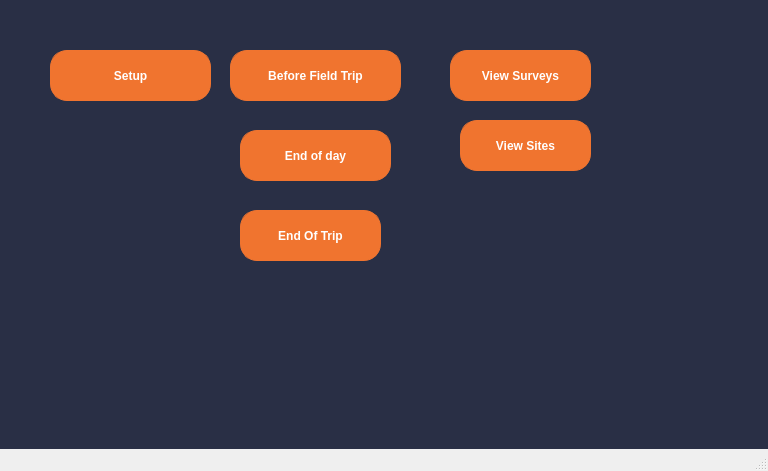
<?xml version="1.0" encoding="UTF-8"?>
<ui version="4.0">
 <class>MainWindow</class>
 <widget class="QMainWindow" name="MainWindow">
  <property name="geometry">
   <rect>
    <x>0</x>
    <y>0</y>
    <width>768</width>
    <height>471</height>
   </rect>
  </property>
  <property name="windowTitle">
   <string>MainWindow</string>
  </property>
  <property name="styleSheet">
   <string notr="true"/>
  </property>
  <widget class="QWidget" name="centralwidget">
   <property name="styleSheet">
    <string notr="true">/*Copyright (c) DevSec Studio. All rights reserved.

MIT License

Permission is hereby granted, free of charge, to any person obtaining a copy
of this software and associated documentation files (the &quot;Software&quot;), to deal
in the Software without restriction, including without limitation the rights
to use, copy, modify, merge, publish, distribute, sublicense, and/or sell
copies of the Software, and to permit persons to whom the Software is
furnished to do so, subject to the following conditions:

The above copyright notice and this permission notice shall be included in all
copies or substantial portions of the Software.

THE SOFTWARE IS PROVIDED *AS IS*, WITHOUT WARRANTY OF ANY KIND, EXPRESS OR
IMPLIED, INCLUDING BUT NOT LIMITED TO THE WARRANTIES OF MERCHANTABILITY,
FITNESS FOR A PARTICULAR PURPOSE AND NONINFRINGEMENT. IN NO EVENT SHALL THE
AUTHORS OR COPYRIGHT HOLDERS BE LIABLE FOR ANY CLAIM, DAMAGES OR OTHER
LIABILITY, WHETHER IN AN ACTION OF CONTRACT, TORT OR OTHERWISE, ARISING FROM,
OUT OF OR IN CONNECTION WITH THE SOFTWARE OR THE USE OR OTHER DEALINGS IN THE SOFTWARE.
*/

/*-----QWidget-----*/
QWidget
{
	background-color: #292f45;
	color: #000000;
	border-color: #000000;

}


/*-----QLabel-----*/
QLabel
{
	background-color: #292f45;
	color: #b9b9bb;
	border-color: #000000;

}


/*-----QPushButton-----*/
QPushButton
{
	background-color: #f0742f;
	color: #fff;
	font-weight: bold;
	border-style: solid;
	border-width: 1px;
	border-radius: 17px;
	border-color: #f0742f;
	padding: 10px;

}


QPushButton::hover
{
	background-color: #fc7c11;
	color: #fff;

}


QPushButton::pressed
{
	background-color: #ff6b35;
	color: #fff;

}


/*-----QToolButton-----*/
QToolButton
{
	background-color: #292f45;
	color: #000000;
	border-style: solid;
	border-color: #000000;

}


QToolButton::hover
{
	background-color: #fc7c11;
	color: #000000;
	padding: 2px;
	border-radius: 15px;
	border-color: #fc7c11;

}


QToolButton::pressed
{
	background-color: #fc7c11;
	color: #000000;
	border-style: solid;
	border-width: 2px;

}


/*-----QLineEdit-----*/
QLineEdit{
	background-color: #292f45;
	color: #b9b9bb;
	font-weight: bold;
	border-style: solid;
	border-width: 2px;
	border-top: 0px;
	border-left: 0px;
	border-right: 0px;
	border-color: #b9b9bb;
	padding: 10px;

}


/*-----QCheckBox-----*/
QCheckBox
{
	background-color: transparent;
	color: #b9b9bb;
	font-weight: bold;

}


QCheckBox::indicator
{
    color: #b1b1b1;
    background-color: #00111d;
    border: 1px solid #f0742f;
    width: 12px;
    height: 12px;

}


QCheckBox::indicator:checked
{
    image:url(&quot;./ressources/check.png&quot;); /*To replace*/
	background-color: #1f2b2b;
    border: 1px solid #f0742f;

}


QCheckBox::indicator:unchecked:hover
{
    border: 1px solid #f0742f;

}


QCheckBox::disabled
{
	color: #656565;

}


QCheckBox::indicator:disabled
{
	background-color: #656565;
	color: #656565;
    border: 1px solid #656565;

}
</string>
   </property>
   <widget class="QPushButton" name="btnBeforeTrip">
    <property name="geometry">
     <rect>
      <x>230</x>
      <y>50</y>
      <width>171</width>
      <height>51</height>
     </rect>
    </property>
    <property name="font">
     <font>
      <weight>75</weight>
      <bold>true</bold>
     </font>
    </property>
    <property name="text">
     <string>Before Field Trip</string>
    </property>
    <property name="icon">
     <iconset>
      <normaloff>../icons/icons8-download-48.png</normaloff>../icons/icons8-download-48.png</iconset>
    </property>
    <property name="iconSize">
     <size>
      <width>32</width>
      <height>32</height>
     </size>
    </property>
   </widget>
   <widget class="QLabel" name="lblBackground">
    <property name="geometry">
     <rect>
      <x>20</x>
      <y>0</y>
      <width>601</width>
      <height>361</height>
     </rect>
    </property>
    <property name="sizePolicy">
     <sizepolicy hsizetype="Maximum" vsizetype="Maximum">
      <horstretch>0</horstretch>
      <verstretch>0</verstretch>
     </sizepolicy>
    </property>
    <property name="styleSheet">
     <string notr="true"/>
    </property>
    <property name="text">
     <string/>
    </property>
    <property name="scaledContents">
     <bool>false</bool>
    </property>
   </widget>
   <widget class="QPushButton" name="btnSetup">
    <property name="geometry">
     <rect>
      <x>50</x>
      <y>50</y>
      <width>161</width>
      <height>51</height>
     </rect>
    </property>
    <property name="text">
     <string>Setup</string>
    </property>
   </widget>
   <widget class="QPushButton" name="btnEndOfDay">
    <property name="geometry">
     <rect>
      <x>240</x>
      <y>130</y>
      <width>151</width>
      <height>51</height>
     </rect>
    </property>
    <property name="text">
     <string>End of day</string>
    </property>
   </widget>
   <widget class="QPushButton" name="btnEndOfTrip">
    <property name="geometry">
     <rect>
      <x>240</x>
      <y>210</y>
      <width>141</width>
      <height>51</height>
     </rect>
    </property>
    <property name="text">
     <string>End Of Trip</string>
    </property>
   </widget>
   <widget class="QPushButton" name="btnViewSurveys">
    <property name="geometry">
     <rect>
      <x>450</x>
      <y>50</y>
      <width>141</width>
      <height>51</height>
     </rect>
    </property>
    <property name="text">
     <string>View Surveys</string>
    </property>
   </widget>
   <widget class="QPushButton" name="btnViewSites">
    <property name="geometry">
     <rect>
      <x>460</x>
      <y>120</y>
      <width>131</width>
      <height>51</height>
     </rect>
    </property>
    <property name="text">
     <string>View Sites</string>
    </property>
   </widget>
   <zorder>lblBackground</zorder>
   <zorder>btnBeforeTrip</zorder>
   <zorder>btnSetup</zorder>
   <zorder>btnEndOfDay</zorder>
   <zorder>btnEndOfTrip</zorder>
   <zorder>btnViewSurveys</zorder>
   <zorder>btnViewSites</zorder>
  </widget>
  <widget class="QMenuBar" name="menubar">
   <property name="geometry">
    <rect>
     <x>0</x>
     <y>0</y>
     <width>768</width>
     <height>21</height>
    </rect>
   </property>
  </widget>
  <widget class="QStatusBar" name="statusbar"/>
 </widget>
 <resources>
  <include location="../styles/test.qrc"/>
 </resources>
 <connections/>
</ui>
